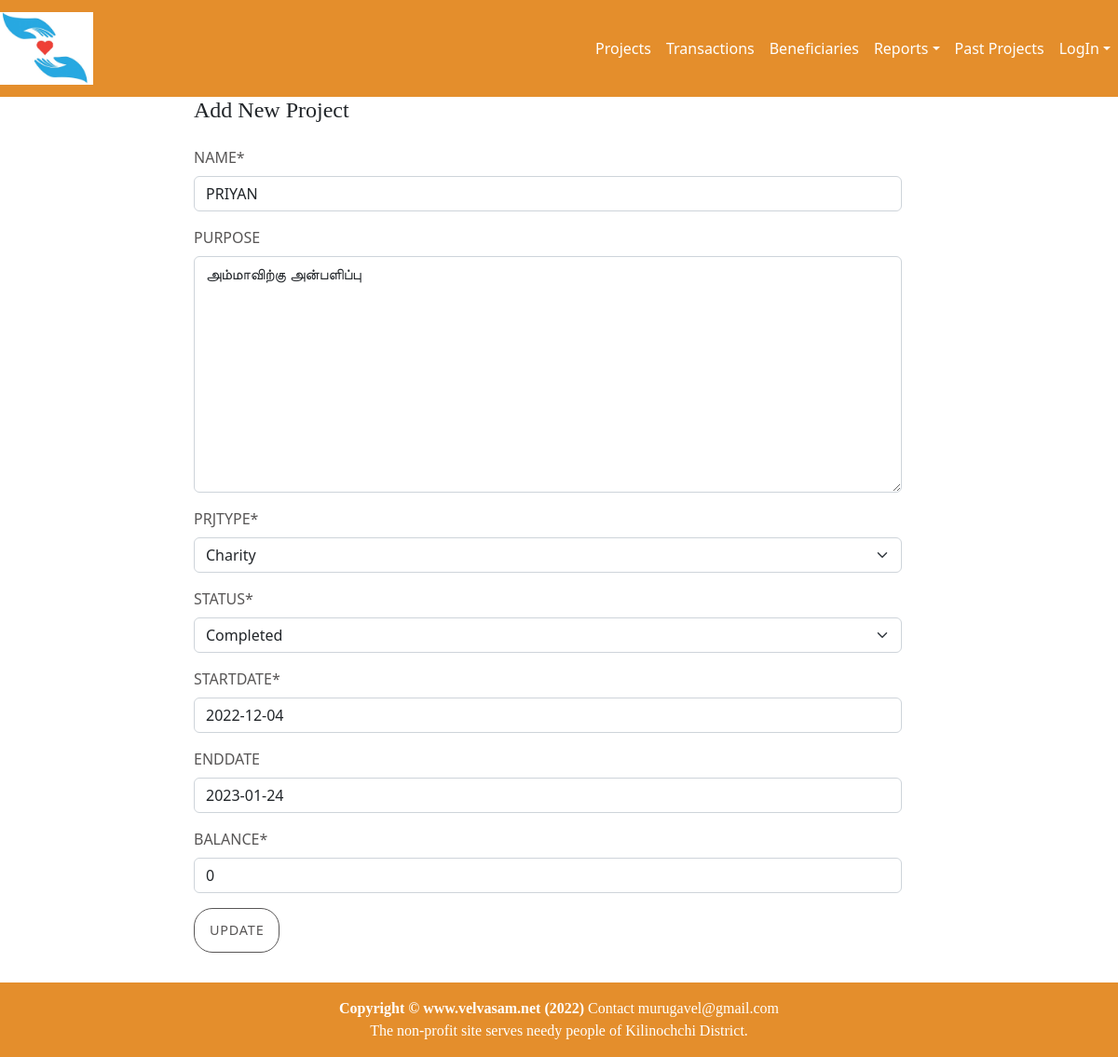
Screenshot of /accounts/projectUpd16 with the database file from the repository.
### accounts/models.py (models this page shows, shortened)
class Project(models.Model):
    NOT_STARTED = 'NotStarted'
    IN_PROGRESS = 'InProgress'
    COMPLETED   = 'Completed'
    CANCELLED   = 'Cancelled'
    PROJ_STATUS = [
            (NOT_STARTED,'Not Started'),
            (IN_PROGRESS,'In Progress'),
            (COMPLETED,'Completed'),
            (CANCELLED,'Cancelled'),
    ]
    name = models.CharField(max_length=64)
    purpose = models.TextField(max_length=2000, blank=True)
    status = models.CharField(max_length=10,choices=PROJ_STATUS,default=NOT_STARTED)
    startDate = models.DateField(default=timezone.now)
    endDate = models.DateField(null=True, blank=True)
    raisedFund = models.IntegerField(null=True)
    spentFund = models.IntegerField(null=True)
    balance = models.IntegerField(null=True)
    participants = models.IntegerField(null=True,default=0)
    updatedBy = models.ForeignKey(User,on_delete=models.PROTECT)
    updatedOn = models.DateTimeField(default=timezone.now)
    prjType = models.ForeignKey(ProjectType, on_delete=models.PROTECT)

### accounts/views.py (the view, shortened to what this page needs)
# urls.py: re_path(r'projectUpd(?P<pk>\d+)', ProjectUpd.as_view(), name='projectUpd'),
class ProjectUpd(UpdateView):
    model = Project
    form_class = ProjectForm
    template_name = 'project.html'
    def get_queryset(self):
        return Project.objects.filter(id=self.kwargs['pk'])

### accounts/forms.py (shortened to what this page needs)
class ProjectForm(forms.ModelForm):
    widgets = {
            'startDate': BootstrapDateTimePickerInput(format='%Y-%m-%d'), # specify date-frmat
            'ebdDate'  : BootstrapDateTimePickerInput(format='%Y-%m-%d'), # specify date-frmat
        }
    class Meta:
        model = Project
        fields = ('name','purpose','prjType','status','startDate','endDate','balance')

### accounts/models.py (called while the page is built)
    def __str__(self):
        return "%s " % (self.description)

### accounts/templates/project.html (shortened to what this page needs)
{% extends 'home/base.html' %}
{% block content %}
{% load static %}
{% load crispy_forms_tags %}
<div class="container-fluid">
    <div class="row no-gutter">
        <div class="row">
            <div class="col-md-9 col-lg-8 mx-auto">
                <h4 class="login-heading mb-4">Add New Project</h4>
                <form method="POST">
                    {{ form | crispy }}
                    <button class="btn btn-lg btn-secondary btn-block btn-login text-uppercase font-weight-bold mb-2"
                            type="submit">Update
                    </button>
                </form>
            </div>
        </div>
    </div>
</div>
{% include 'home/footer.html' %}
{% endblock %}

### home/static/css/home.css (style rules this page uses)
body { overflow-x: hidden; }
h1, h2, h3, h4, h5, h6, p { font-family: 'Merriweather'; }
.login-heading { font-weight: 300; }
.btn-login { font-size: 0.9rem; letter-spacing: 0.05rem; padding: 0.75rem 1rem; border-radius: 2rem; }
#page-content-wrapper .btn { text-transform: uppercase; font-weight: 500; color: #585656; background-color: #fff; border-color: #585656; border-radius: 20px; transition: all 0.3s ease 0s; cursor: pointer; outline: none; }
.add-news, label { text-transform: uppercase; font-weight: 500; color: #585656; }

### rows the page displays
Project: name "PRIYAN", purpose "அம்மாவிற்கு அன்பளிப்பு", prjType "Charity", status "Completed", startDate "2022-12-04", endDate "2023-01-24", balance "0"
